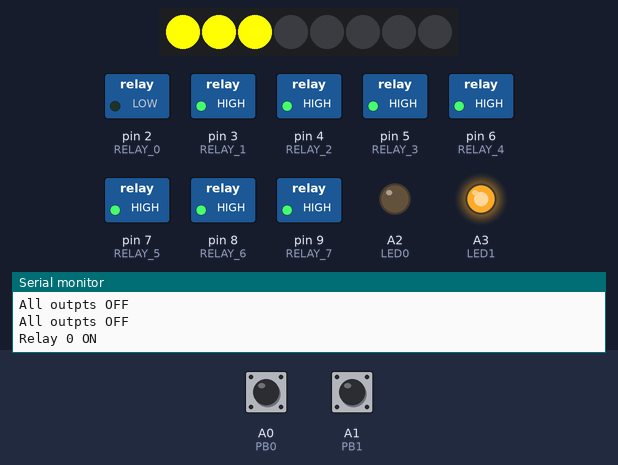
Simulated run of this sketch. Board: Arduino Uno, built with avr-gcc and run on an emulated ATmega328P. On the bench: 8 RGB LEDs in strip order, left to right, switched loads named in the sketch (green lamp = pin HIGH), output pins drawn as LEDs (lit = HIGH), the last lines printed to the serial monitor. The inputs (shaded band) are chosen by the test bench; at power-on: A0 (PB0) HIGH, A1 (PB1) HIGH.

Above: at 3.6 s.
3.7 s: A0 (PB0) pulled LOW for 0.15 s
At 5.0 s:
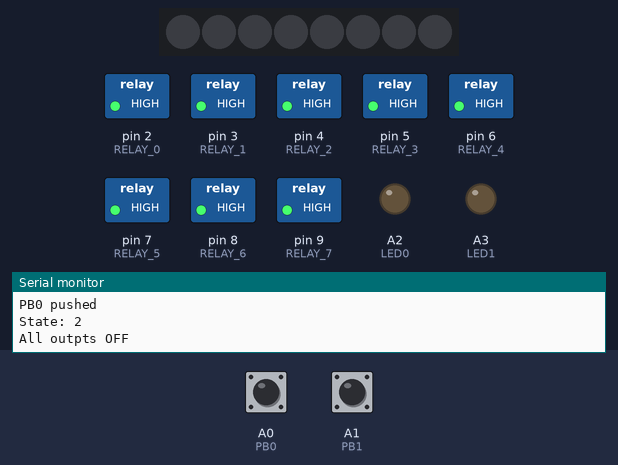
5.3 s: A0 (PB0) pulled LOW for 1 s
At 7.5 s:
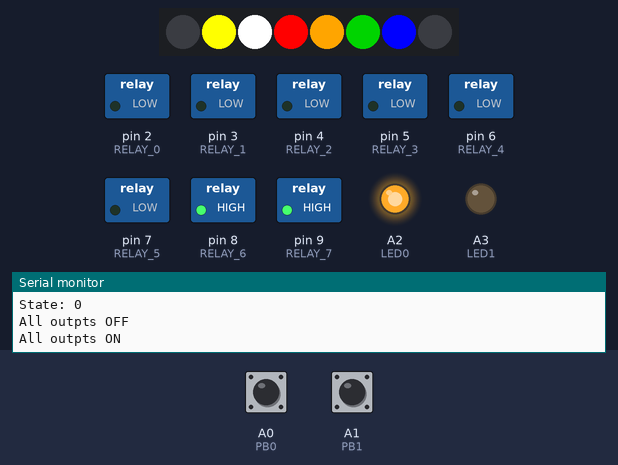
7.8 s: A0 (PB0) pulled LOW for 0.15 s
At 8.4 s:
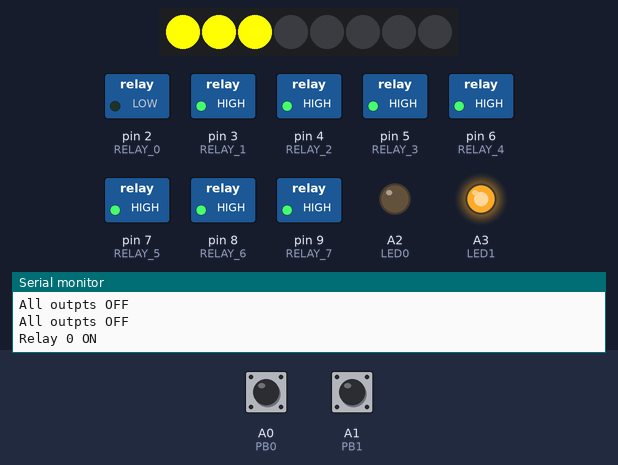
10.9 s: A0 (PB0) pulled LOW for 3.2 s
At 14.8 s:
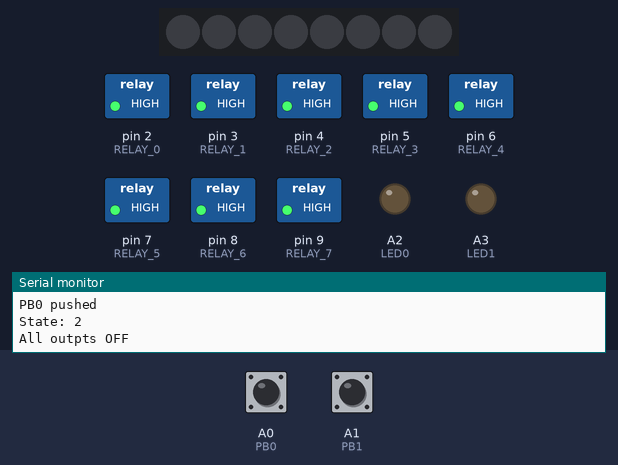
15.6 s: A1 (PB1) pulled LOW for 0.15 s
At 16.8 s:
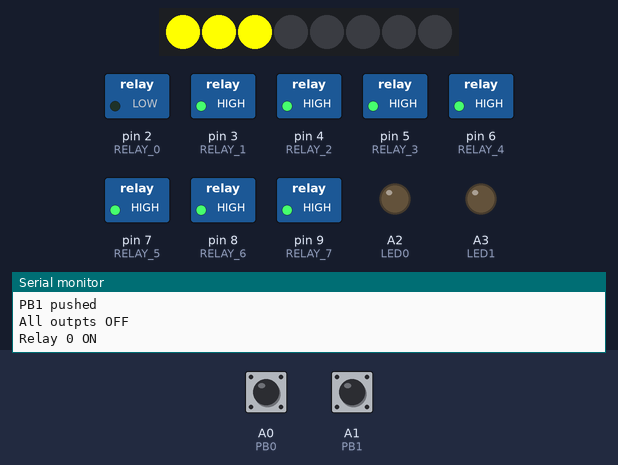
17.2 s: A1 (PB1) pulled LOW for 1 s
At 19.3 s:
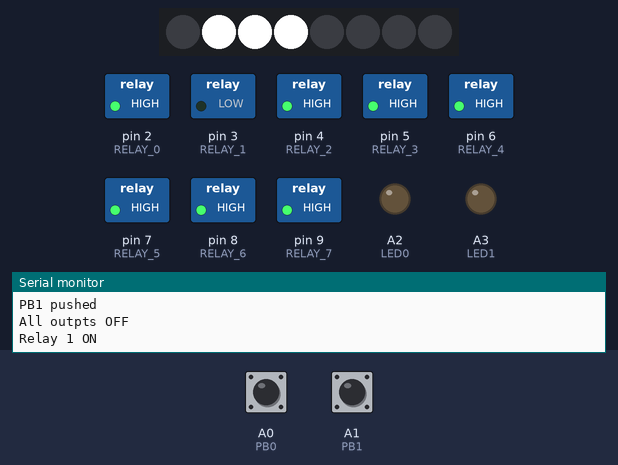
Timing chart, 0 to 20.7 s (numbered marks = the images above; inputs shaded):
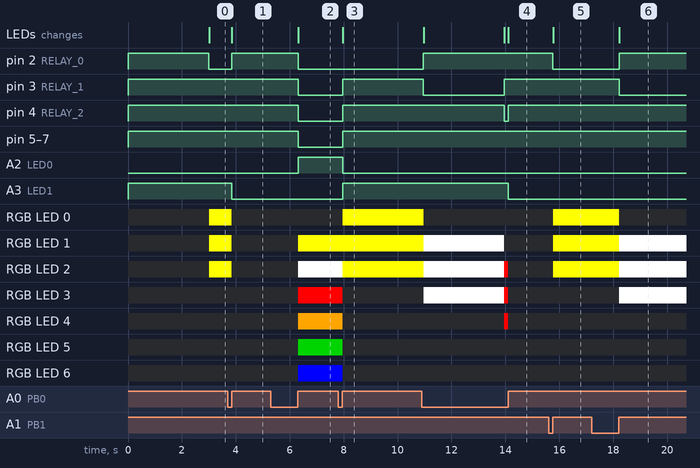

The sketch:

TrailerDrive.ino
```cpp
#include "FastLED.h"


#define NUM_OUTPUTS 6
#define CYCLE_TIMEOUT 3000 // Time between switching outputs (in seconds)
#define INPUT_READ_TIMEOUT     50   //check for button pressed every 50ms

#define LED_DATA_PIN 10
#define PB0  A0  // Mode change switch at pin A0
#define PB1  A1  // Manual select switch at pin A1
#define LED0 A2  // LED 0 at pin A2
#define LED1 A3  // LED 1 at pin A3

#define RELAY_0 2    // Relay channel 0 at pin 2
#define RELAY_1 3    // Relay channel 1 at pin 3
#define RELAY_2 4    // Relay channel 2 at pin 4
#define RELAY_3 5    // Relay channel 3 at pin 5
#define RELAY_4 6    // Relay channel 4 at pin 6
#define RELAY_5 7    // Relay channel 5 at pin 7
#define RELAY_6 8    // Relay channel 6 at pin 8 (CURRENTLY UNUSED)
#define RELAY_7 9    // Relay channel 7 at pin 9 (CURRENTLY UNUSED)

#define MAX_BRIGHTNESS 255

unsigned long readInputTimer  = 0,
              cycleTimer = 0;

bool  PB0_pressed,
      PB1_pressed = false;

enum {ALL, CYCLE, MANUAL} STATE;  // stores current mode of operation
int cycleCount = 0; // stores the current output when cycling

CRGB leds[NUM_OUTPUTS+2]; // we have 2 more leds than outputs
CRGB wireColour[NUM_OUTPUTS] =
{
  CRGB::Yellow,
  CRGB::White,
  CRGB::Red,
  //CRGB::SaddleBrown,
  CRGB::Orange,
  CRGB::Green,
  CRGB::Blue
};

void setup()
{
  // Start serial
  Serial.begin(9600);    // make sure your monitor baud rate matches this
  // Inputs
  pinMode(PB0, INPUT_PULLUP);  // Enables the internal pull-up resistor
  pinMode(PB1, INPUT_PULLUP);  // Enables the internal pull-up resistor
  //Outputs
  pinMode(LED0, OUTPUT);
  pinMode(LED1, OUTPUT);
  pinMode(RELAY_0, OUTPUT);
  pinMode(RELAY_1, OUTPUT);
  pinMode(RELAY_2, OUTPUT);
  pinMode(RELAY_3, OUTPUT);
  pinMode(RELAY_4, OUTPUT);
  pinMode(RELAY_5, OUTPUT);
  pinMode(RELAY_6, OUTPUT);
  pinMode(RELAY_7, OUTPUT);

  FastLED.addLeds<NEOPIXEL, LED_DATA_PIN>(leds, NUM_OUTPUTS+2).setCorrection( TypicalLEDStrip );

  // Initially set mode to display all outputs;
  STATE = CYCLE;
  stateInit();

  FastLED.setBrightness(MAX_BRIGHTNESS);

  setTimer(&readInputTimer);  // reset timer
  setTimer(&cycleTimer);  // reset timer
}

void loop()
{
  readInputs();
  setState();
  stateProcess();
}

void readInputs(void)
{
  static bool PB0_state,
              last_PB0_state,
              PB1_state,
              last_PB1_state = false; // Remembers the current and previous button states

  /* Periodically read the inputs */
  if (timerExpired(readInputTimer, INPUT_READ_TIMEOUT)) // check for button press periodically
  {
    setTimer(&readInputTimer);  // reset timer

    // store the previous state
    last_PB0_state = PB0_state;
    last_PB1_state = PB1_state;

    // read pins
    PB0_state = !digitalRead(PB0); // active low
    PB1_state = !digitalRead(PB1); // active low

    if (!PB0_state && last_PB0_state) // on a falling edge we register a button press
    {
      PB0_pressed = true;
      Serial.println("PB0 pushed");
    }

    if (!PB1_state && last_PB1_state) // on a falling edge we register a button press
    {
      PB1_pressed = true;
      Serial.println("PB1 pushed");
    }
  }
}

void setLow() // All outputs off (active low)
{
  for (int i=0; i<NUM_OUTPUTS+2; i++)  // turn all LEDs off
  {
      digitalWrite(RELAY_0 + i, HIGH);
      leds[i] = CRGB::Black;
  }
  FastLED.show();

  Serial.println("All outpts OFF");
}

void setHigh() // All outputs on (active low)
{
  for(int i=0; i<NUM_OUTPUTS; i++) // turn all LEDs on
  {
    digitalWrite(RELAY_0 + i, LOW);
    leds[i+1] = wireColour[i];
  }
  FastLED.show();

  Serial.println("All outpts ON");
}

void LED(int pin)
{
  digitalWrite(LED0, LOW);
  digitalWrite(LED1, LOW);

  if (pin == 1)
    digitalWrite(LED0, HIGH);
  else if (pin == 2)
    digitalWrite(LED1, HIGH);
}

void runCycle(int cc)
{
  setLow();

  if(cc < NUM_OUTPUTS)
  {
    int tmp = RELAY_0 + cc;

    leds[cc] = wireColour[cc];
    leds[cc+1] = wireColour[cc];
    leds[cc+2] = wireColour[cc];
    digitalWrite(tmp, LOW); // Active low
    FastLED.show();

    Serial.print("Relay ");
    Serial.print(cc);
    Serial.println(" ON");
  }
  else
  {
    // special case for final state
    leds[1] = wireColour[1];
    leds[2] = wireColour[1];
    leds[4] = wireColour[3];
    leds[5] = wireColour[3];
    digitalWrite(RELAY_1, LOW); // Active low (left side)
    digitalWrite(RELAY_3, LOW); // Active low (right side)
    FastLED.show();

    Serial.print("Relay ");
    Serial.print(1);
    Serial.println(" ON");

    Serial.print("Relay ");
    Serial.print(3);
    Serial.println(" ON");
  }
}

void setState()
{
  if (PB0_pressed)
  {
    PB0_pressed = false;

    if (STATE < 2)
      STATE = STATE + 1;
    else
      STATE = 0;

    stateInit();
  }
}

void stateInit(void)
{
  Serial.print("State: ");
  Serial.println(STATE);

  switch (STATE)
  {
    case ALL: // This mode turns all outputs on
      setLow();
      setHigh();
      LED(1);
    break;

    case CYCLE: // This mode cycles outputs
      setLow();
      cycleCount = 0;
      LED(2);
      //runCycle(cycleCount);
    break;

    case MANUAL: // This mode allows manual selection of output
      cycleCount = 0;
      setLow();
      LED(0);
      //runCycle(cycleCount);
    break;

    default:
      setLow();
      Serial.println("UNKNOWN MODE");
    break;
  }
}

void stateProcess(void)
{
  switch (STATE)
  {
    case ALL: // This mode turns all outputs on
      // do nothing
    break;

    case CYCLE: // This mode cycles outputs
      if (timerExpired(cycleTimer, CYCLE_TIMEOUT)) // check for button press periodically
      {
        setTimer(&cycleTimer);  // reset timer
        runCycle(cycleCount);

        if (cycleCount < NUM_OUTPUTS)
          cycleCount = cycleCount + 1;
        else
          cycleCount = 0;
      }
    break;

    case MANUAL: // This mode allows manual selection of output
      if(PB1_pressed)  // when  selection button is pushed
      {
        PB1_pressed = false;
        runCycle(cycleCount);

        if (cycleCount < NUM_OUTPUTS)
          cycleCount = cycleCount + 1;
        else
          cycleCount = 0;
      }
    break;

    default:
    // do nothing
    break;
  }
}

/* pass this function a pointer to an unsigned long to store the start time for the timer */
void setTimer(unsigned long *startTime)
{
  *startTime = millis();  // store the current time
}

/* call this function and pass it the variable which stores the timer start time and the desired expiry time
   returns true fi timer has expired */
bool timerExpired(unsigned long startTime, unsigned long expiryTime)
{
  if ( (millis() - startTime) >= expiryTime )
    return true;
  else
    return false;
}
```

Measured:
- after the input at 3.7 s, pin 2 (RELAY_0): LOW → HIGH after 0.16 s; A3 (LED1): HIGH → LOW after 0.16 s; RGB LED 0–2: RGB(255, 255, 0) → off after 0.16 s; the LEDs: change after 0.16 s (image 1)
- after the input at 5.3 s, pin 2 (RELAY_0), pin 3 (RELAY_1): HIGH → LOW after 1.0 s
- after the input at 7.8 s, pin 3 (RELAY_1), pin 4 (RELAY_2): LOW → HIGH after 0.16 s
- after the input at 10.9 s, A3 (LED1): HIGH → LOW after 3.2 s; the LEDs: first differ from a run without the input after 3.2 s (image 4)
- after the input at 15.6 s, pin 2 (RELAY_0): HIGH → LOW after 0.16 s; RGB LED 0–2: off → RGB(255, 255, 0) after 0.17 s; the LEDs: change after 0.17 s (image 5)
- after the input at 17.2 s, pin 2 (RELAY_0): LOW → HIGH after 1.0 s; pin 3 (RELAY_1): HIGH → LOW after 1.0 s; RGB LED 0: RGB(255, 255, 0) → off after 1.0 s; RGB LED 1, RGB LED 2: RGB(255, 255, 0) → RGB(255, 255, 255) after 1.0 s; RGB LED 3: off → RGB(255, 255, 255) after 1.0 s; the LEDs: change after 1.0 s (image 6)
